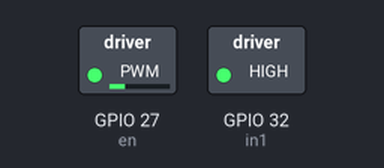
A program run on a simulated ESP32 board running MicroPython. Shown: switched loads named in the program (green lamp = pin HIGH). Library files of the repository ran but are not shown: 1 file(s); what the program prints to the serial console is not drawn.

Above: at 0.1 s.
Timing chart, 0 to 1.6 s (numbered marks = the images above):
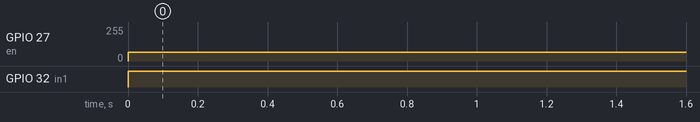

The program:

main.py
```python
from machine import Pin, PWM
import time

# Configuración de los pines
in1 = Pin(32, Pin.OUT)  # Pin para IN1 del L298N
en = PWM(Pin(27))       # Pin para ENA del L298N (PWM)
en.freq(1000)           # Frecuencia PWM de 1 kHz

# Velocidad media (aproximadamente 50% del rango)
velocidad_media = 256  # PWM en el rango de 0 a 1023

# Función para mover el motor hacia adelante a velocidad media
def mover_motor_adelante():
    in1.value(1)  # Dirección hacia adelante
    en.duty(velocidad_media)  # Ajustar la velocidad del motor

try:
    while True:
        # Mover el motor hacia adelante
        mover_motor_adelante()
        print("Motor moviendo hacia adelante a velocidad media.")
        time.sleep(1)  # Mantener el motor en movimiento durante 1 segundo

except KeyboardInterrupt:
    print("Deteniendo el motor.")
    in1.value(0)
    en.duty(0)  # Detener el motor
```

Measured:
- by itself, GPIO 27 (en): 0/255 → 64/255 at 0.00 s
- by itself, GPIO 32 (in1): LOW → HIGH at 0.00 s
